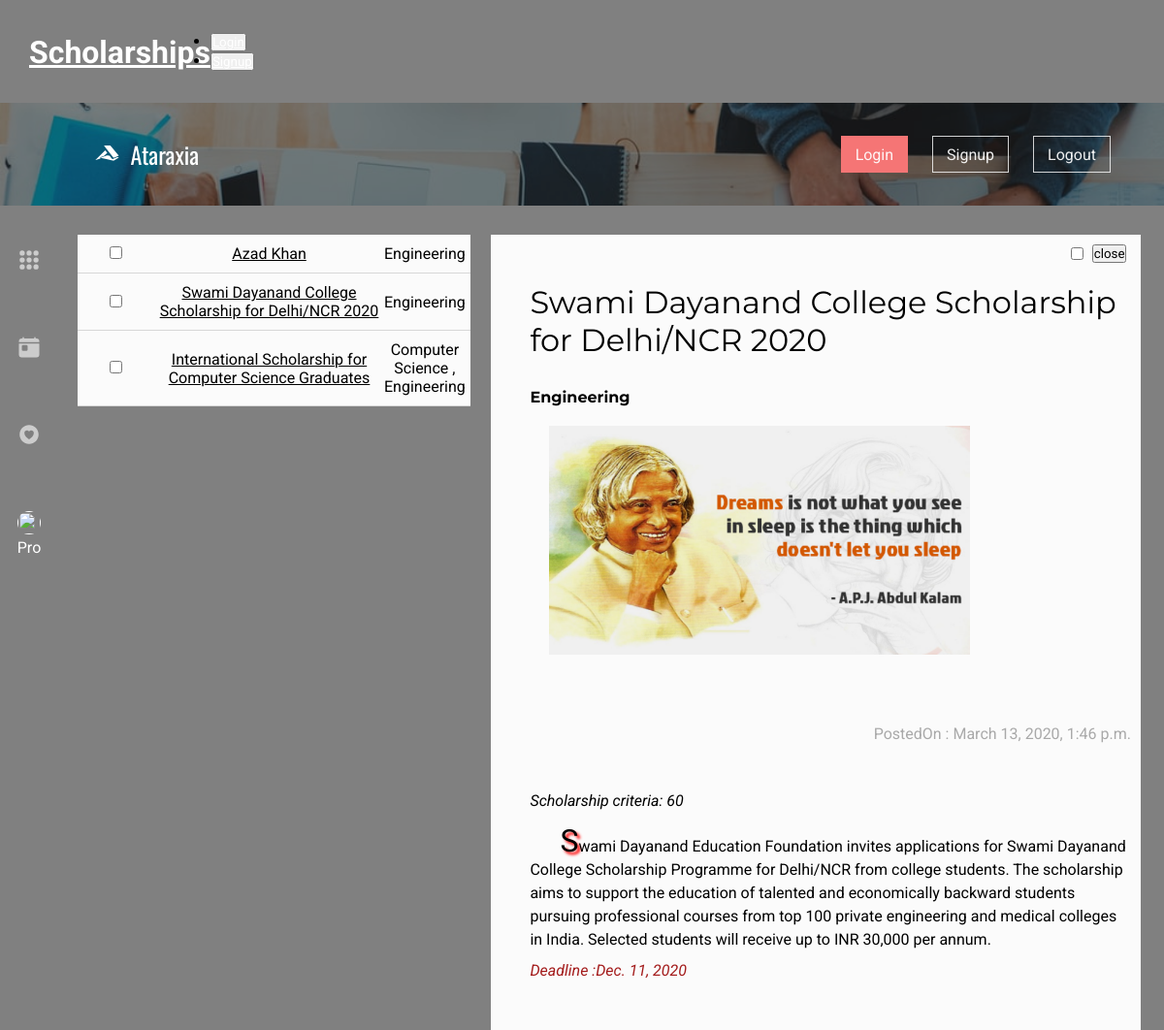
Page /scholarships/swami-dayanand/ on the committed database.
### scholarships/models.py (models this page shows, shortened)
class Scholarship(models.Model):
    title =  models.CharField(max_length=100)
    slug = models.SlugField()
    body = models.TextField()
    postedOn = models.DateTimeField(auto_now_add=True)
    deadline = models.DateField()
    criteria = models.IntegerField()
    domain = models.CharField(max_length=100)
    thumb = models.ImageField(default='default.jpg',blank=True)

### scholarships/views.py (the view)
# urls.py: path('<slug:slug>/',views.scholarship_details,name='scholarship_details'),
def scholarship_details(request,slug):
    scholarships = Scholarship.objects.all()
    scholarship = Scholarship.objects.get(slug=slug)
    return render(request, 'scholarships/detail.html', { 'scholarship': scholarship , 'scholarships': scholarships})

### scholarships/templates/scholarships/detail.html (shortened to what this page needs)
{% extends 'base_layout.html' %}
{% block content%}
<div class="devs">
    <header>
        <div class="logo-container">
            <section class="logo">
                <i class="fab fa-accusoft"></i>
            </section>
            <h2 class="name">Ataraxia</h2>
        </div>
        <nav class="top-nav">
            <ul class="nav-links">
                <li ><button class="in "><a class="nav-link" href="  ">Login</a></button></li>
                <li><button class="out"><a class="nav-link"  href="">Signup</a></button></li>
                <li><button class="out"><a class="nav-link" href="">Logout</a></button></li>
            </ul>
        </nav>
    </header>
    <main>
        <nav class="side-nav">
            <ul class="side-links">
                <li class="side-link"><a href=""><ion-icon name="apps"></ion-icon></a></li>
                <li class="side-link"><a href=""><ion-icon name="today"></ion-icon></a></li>
                <li class="side-link"><a href=""><ion-icon name="heart-circle"></ion-icon></a></li>
                <li class="side-link"><a href=""><img src="" alt="">Pro</a></li>
            </ul>
        </nav>
        <section class="detail-container">
            <div class="first">
              {% for item in scholarships %}
                <div class="d-scholarships">
                    <div class="d-scholarship">
                        <div class="d-star"><input type="checkbox" name="star" id="check"></div>
                        <div class="d-title">
                            <a href="/scholarships/{{item.slug}}" style="color:black" >
                                {{ item.title }}
                            </a>
                        </div>
                        <div class="d-domain">{{item.domain}}</div>
                    </div>
                </div>
              {% endfor %}
            </div>
            <div class="second">
                <div class="sec">
                    <input type="checkbox" name="" id="">
                    <button>close</button>
                </div>
                <div class="post">
                    <h1 class="post-title">{{ scholarship.title }}</h1>
                    <h4 class="post-domain">{{ scholarship.domain }}</h4>
                    <div class="post-image">
                        <img src="../../static/{{ scholarship.thumb.url }}" alt="Post-image">
                    </div><br/><br/>
                     <p class="post-dated">PostedOn : {{ scholarship.postedOn }}</p>
                    <p class="post-criteria">Scholarship criteria: {{ scholarship.criteria }} </p>
                    <p class="post-description">
                          {{ scholarship.body }}
                    </p>
                    <p class="post-deadline">Deadline :{{ scholarship.deadline }}</p>
                </div>
            </div>
        </div>
</div>
{% endblock %}

### assets/css/style.css (style rules this page uses)
* { margin: 0; padding: 0; box-sizing: border-box; font-family: 'Roboto', sans-serif; }
button { cursor: pointer; }
.devs { height: 100%; background: linear-gradient(rgba(0,0,0,0.5),rgba(0,0,0,0.5)),url('../images/8.jpg'); background-size: cover; color: white; }
body a { color: white; }
h1,h2,h3,h4,h5,h6 { font-family: 'Montserrat', sans-serif; }
header { display: flex; background: transparent; width: 95%; margin: 0px auto; align-items: center; height:10vh; }
.logo-container { padding-left: 6%; flex: 2; display: flex; }
.logo { margin-right: 5px; }
.logo i { margin-top: 8px; font-size: larger; font-weight: 400; cursor: pointer; }
.name { margin-left: 7px; font-family: 'Oswald', sans-serif; font-weight: 400; cursor: pointer; }
.nav-links,.logo-container { display: flex; list-style: none; }
.top-nav { flex: 1; }
.nav-links { justify-content:flex-end; }
.nav-links button { outline: 0; border: 0; background: transparent; margin-right: 25px; padding:7px 14px; font-family: 'Open Sans', sans-serif; font-size: medium; border:1px solid transparent; }
.nav-links .in { background: #F57575; }
.nav-links .out { border:1px solid rgba(255,255,255,0.8); }
.nav-link { text-decoration: none; color:rgba(255, 255, 255, 0.925); }
main { width: 100%; height: 100%; }
.side-nav { position: absolute; display: block; float: left; width:5%; padding:1%; background: transparent; }
.side-links { list-style: none; display: flex; flex-direction: column; align-items: center; }
.side-link { margin: 70% 0px; padding: 6px 9px; }
.side-link a { text-decoration: none; }
.side-link ion-icon { color: rgba(255,255,255,0.6); font-size: x-large; }
.side-link img { width: 24px; height: 24px; border-radius: 12px; }
.first { width: 39%; height: 100%; margin-top: 30px; background-color:transparent; float: left; margin-right: 10px; overflow-y: scroll; }
.second { width: 60%; height: 100%; background-color:rgba(255,255,255,0.97); float: right; margin-top: 30px; overflow-y: scroll; }
.detail-container { position: absolute; right: 0; float: left; padding: 0% 2% 2% 0%; background: transparent; width:95%; height: 85vh; }
.d-scholarships { margin-top: 0px; width:93%; display: flex; flex-direction: column; justify-content: space-around; background-color: yellow; margin-left:20px; background: transparent; cursor: pointer; }
.d-scholarship { display: flex; align-items: center; padding:10px 0px; border-bottom: 1px solid rgba(128, 128, 128, 0.3); background-color: rgba(255, 255, 255, 0.967); color: black; padding-right:5px ; }
.d-star { flex: 1; margin:0px; }
.d-title { flex:3 }
.d-domain { flex:1; }
.d-scholarship div { text-align: center; }
.sec { width: 10%; float: right; display: flex; justify-content: space-around; margin:10px 10px auto auto; }
.post { margin:20px 0px 0px 20px ; padding:0px 10px 0px 20px; height: 100%; color: black; }
.post-title { margin-top: 50px; font-weight: 400; font-size: xx-large; }
.post-domain { margin-top:30px; }
.post-image { margin-top: 20px; margin-left: 20px; margin-bottom: 30px; display: block; max-width: 70%; max-height: 40%; }
.post-image img { width: 100%; height: 100%; }
.post-criteria { font-style: italic; margin-top:50px; margin-bottom: 20px; }
.post-description { text-align: left; text-indent:5%; margin-bottom:10px; line-height: 1.5em; }
.post-description::first-letter { text-transform: uppercase; font-size: xx-large; text-shadow: 3px 3px 3px red; }
.post-deadline { color: rgb(163, 27, 27); font-style: oblique; margin-bottom: 15px; }
.post-dated { text-align: right; color: darkgray; margin-bottom: 10px; }

### rows in the picture
Scholarship: title "Azad Khan", domain "Engineering"
Scholarship: title "Swami Dayanand College Scholarship for Delhi/NCR 2020", domain "Engineering", thumb (picture), postedOn "March 13, 2020, 1:46 p.m.", criteria "60", body "Swami Dayanand Education Foundation invites applications for Swami Dayanand College Scholarship Programme for Delhi/NCR from college students. The scholarship aims to support the education of talented and economically backward students pursuing professional courses from top 100 private engineering and medical colleges in India. Selected students will receive up to INR 30,000 per annum.", deadline "Dec. 11, 2020"
Scholarship: title "International Scholarship for Computer Science Graduates", domain "Computer Science , Engineering"
